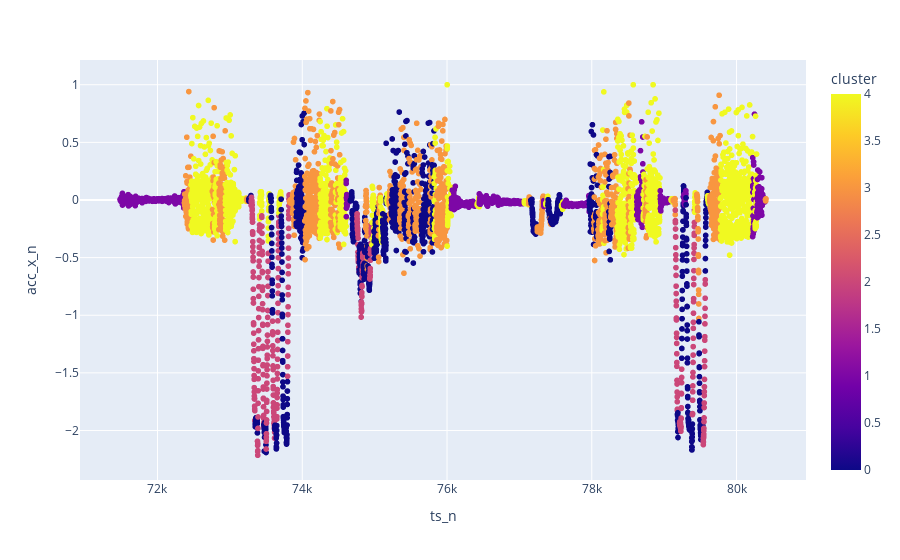

Notebook code cell kept with this figure:
### Code cell
px.scatter(data, x='ts_n', y='acc_x_n', color='cluster')

### Figure 1 — Plotly figure (JSON) as saved in the notebook; plotly's stock layout.template omitted (floating-point values rounded to 4 significant figures; data arrays with more than 128 entries replaced by an {"elided": "..."} marker saying what was removed)
{"data": [{"hovertemplate": "ts_n=%{x}<br>acc_x_n=%{y}<br>cluster=%{marker.color}<extra></extra>", "legendgroup": "", "marker": {"color": {"elided": "8925 int values"}, "coloraxis": "coloraxis", "symbol": "circle"}, "mode": "markers", "name": "", "showlegend": false, "type": "scattergl", "x": {"elided": "8925 int values"}, "xaxis": "x", "y": {"elided": "8925 float values"}, "yaxis": "y"}], "layout": {"coloraxis": {"colorbar": {"title": {"text": "cluster"}}, "colorscale": [[0, "#0d0887"], [0.1111, "#46039f"], [0.2222, "#7201a8"], [0.3333, "#9c179e"], [0.4444, "#bd3786"], [0.5556, "#d8576b"], [0.6667, "#ed7953"], [0.7778, "#fb9f3a"], [0.8889, "#fdca26"], [1, "#f0f921"]]}, "legend": {"tracegroupgap": 0}, "margin": {"t": 60}, "xaxis": {"anchor": "y", "domain": [0, 1], "title": {"text": "ts_n"}}, "yaxis": {"anchor": "x", "domain": [0, 1], "title": {"text": "acc_x_n"}}}}
